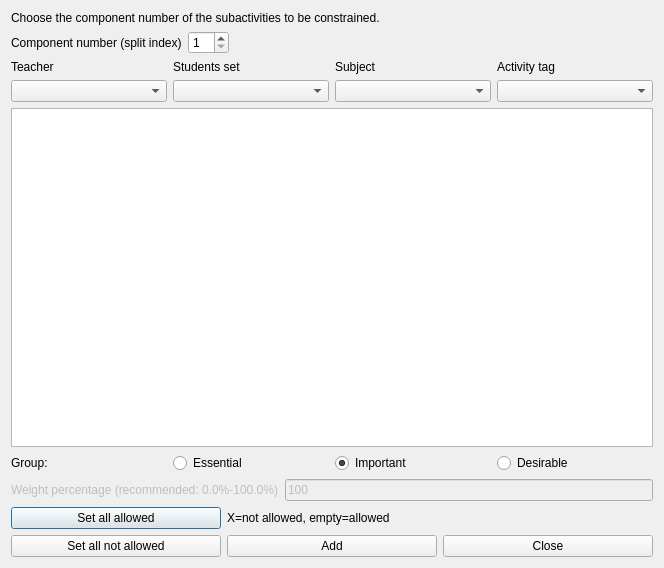
<?xml version="1.0" encoding="UTF-8"?>
<ui version="4.0">
 <class>AddConstraintSubactivitiesPreferredTimeSlotsForm_template</class>
 <widget class="QDialog" name="AddConstraintSubactivitiesPreferredTimeSlotsForm_template">
  <property name="geometry">
   <rect>
    <x>0</x>
    <y>0</y>
    <width>664</width>
    <height>568</height>
   </rect>
  </property>
  <property name="windowTitle">
   <string extracomment="This is the title of the dialog to add a new constraint of this type">Add subactivities preferred time slots</string>
  </property>
  <layout class="QVBoxLayout" name="verticalLayout">
   <item>
    <widget class="QLabel" name="instructionsTextLabel">
     <property name="sizePolicy">
      <sizepolicy hsizetype="Minimum" vsizetype="Minimum">
       <horstretch>0</horstretch>
       <verstretch>0</verstretch>
      </sizepolicy>
     </property>
     <property name="text">
      <string>Choose the component number of the subactivities to be constrained.</string>
     </property>
     <property name="wordWrap">
      <bool>true</bool>
     </property>
    </widget>
   </item>
   <item>
    <layout class="QHBoxLayout" name="componentBoxLayout">
     <item>
      <widget class="QLabel" name="textLabel1">
       <property name="text">
        <string>Component number (split index)</string>
       </property>
       <property name="wordWrap">
        <bool>false</bool>
       </property>
      </widget>
     </item>
     <item>
      <widget class="QSpinBox" name="componentNumberSpinBox">
       <property name="minimum">
        <number>1</number>
       </property>
      </widget>
     </item>
     <item>
      <spacer name="spacer1">
       <property name="orientation">
        <enum>Qt::Horizontal</enum>
       </property>
       <property name="sizeType">
        <enum>QSizePolicy::Expanding</enum>
       </property>
       <property name="sizeHint" stdset="0">
        <size>
         <width>131</width>
         <height>20</height>
        </size>
       </property>
      </spacer>
     </item>
    </layout>
   </item>
   <item>
    <layout class="QGridLayout" name="filterGridLayout">
     <item row="0" column="3">
      <widget class="QLabel" name="activityTagsTextLabel">
       <property name="text">
        <string>Activity tag</string>
       </property>
       <property name="wordWrap">
        <bool>false</bool>
       </property>
      </widget>
     </item>
     <item row="1" column="1">
      <widget class="QComboBox" name="studentsComboBox"/>
     </item>
     <item row="1" column="3">
      <widget class="QComboBox" name="activityTagsComboBox"/>
     </item>
     <item row="0" column="1">
      <widget class="QLabel" name="studentsTextLabel">
       <property name="text">
        <string>Students set</string>
       </property>
       <property name="wordWrap">
        <bool>false</bool>
       </property>
      </widget>
     </item>
     <item row="1" column="2">
      <widget class="QComboBox" name="subjectsComboBox"/>
     </item>
     <item row="0" column="2">
      <widget class="QLabel" name="subjectsTextLabel">
       <property name="text">
        <string>Subject</string>
       </property>
       <property name="wordWrap">
        <bool>false</bool>
       </property>
      </widget>
     </item>
     <item row="1" column="0">
      <widget class="QComboBox" name="teachersComboBox"/>
     </item>
     <item row="0" column="0">
      <widget class="QLabel" name="teachersTextLabel">
       <property name="text">
        <string>Teacher</string>
       </property>
       <property name="wordWrap">
        <bool>false</bool>
       </property>
      </widget>
     </item>
    </layout>
   </item>
   <item>
    <widget class="QTableWidget" name="preferredTimesTable"/>
   </item>
   <item>
    <layout class="QHBoxLayout" name="horizontalLayout_4">
     <item>
      <widget class="QLabel" name="groupTextLabel">
       <property name="text">
        <string>Group:</string>
       </property>
      </widget>
     </item>
     <item>
      <widget class="QRadioButton" name="essentialRadioButton">
       <property name="text">
        <string>Essential</string>
       </property>
      </widget>
     </item>
     <item>
      <widget class="QRadioButton" name="importantRadioButton">
       <property name="text">
        <string>Important</string>
       </property>
       <property name="checked">
        <bool>true</bool>
       </property>
      </widget>
     </item>
     <item>
      <widget class="QRadioButton" name="desirableRadioButton">
       <property name="text">
        <string>Desirable</string>
       </property>
      </widget>
     </item>
    </layout>
   </item>
   <item>
    <layout class="QHBoxLayout" name="weightBoxLayout">
     <item>
      <widget class="QLabel" name="weightTextLabel">
       <property name="enabled">
        <bool>false</bool>
       </property>
       <property name="frameShape">
        <enum>QFrame::NoFrame</enum>
       </property>
       <property name="frameShadow">
        <enum>QFrame::Plain</enum>
       </property>
       <property name="text">
        <string>Weight percentage (recommended: 0.0%-100.0%)</string>
       </property>
       <property name="wordWrap">
        <bool>false</bool>
       </property>
      </widget>
     </item>
     <item>
      <widget class="QLineEdit" name="weightLineEdit">
       <property name="enabled">
        <bool>false</bool>
       </property>
       <property name="text">
        <string notr="true">100</string>
       </property>
      </widget>
     </item>
    </layout>
   </item>
   <item>
    <layout class="QGridLayout" name="buttonsGridLayout">
     <item row="0" column="0">
      <widget class="QPushButton" name="setAllAllowedPushButton">
       <property name="text">
        <string comment="It refers to time slots">Set all allowed</string>
       </property>
      </widget>
     </item>
     <item row="0" column="1" colspan="2">
      <widget class="QLabel" name="label">
       <property name="text">
        <string extracomment="This is an explanation in a dialog for a constraint. It says that symbol X means that this slot is not allowed, and an empty cell means that the slot is allowed">X=not allowed, empty=allowed</string>
       </property>
      </widget>
     </item>
     <item row="1" column="0">
      <widget class="QPushButton" name="setAllNotAllowedPushButton">
       <property name="text">
        <string comment="It refers to time slots">Set all not allowed</string>
       </property>
      </widget>
     </item>
     <item row="1" column="1">
      <widget class="QPushButton" name="addConstraintPushButton">
       <property name="text">
        <string>Add</string>
       </property>
      </widget>
     </item>
     <item row="1" column="2">
      <widget class="QPushButton" name="closePushButton">
       <property name="text">
        <string>Close</string>
       </property>
      </widget>
     </item>
    </layout>
   </item>
  </layout>
 </widget>
 <layoutdefault spacing="6" margin="11"/>
 <resources/>
 <connections/>
</ui>
